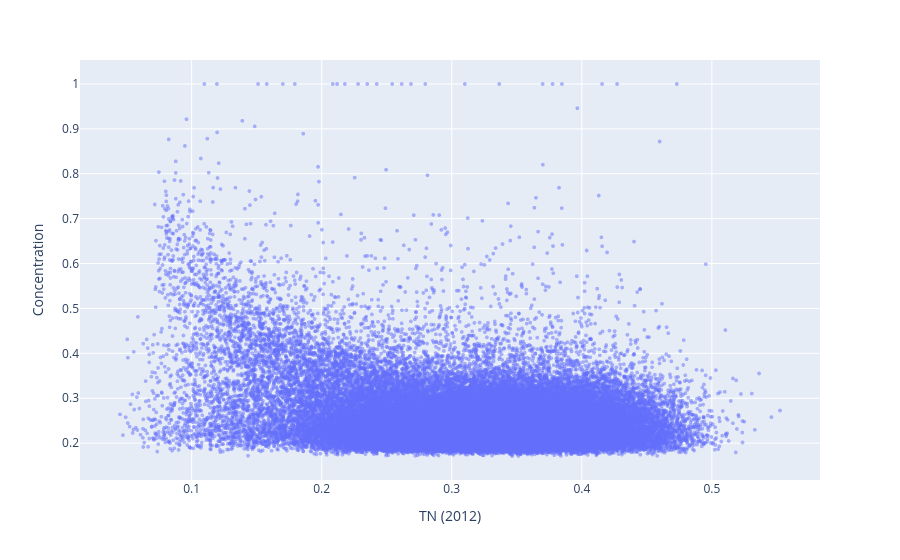

The notebook cell saved with this chart:
### Code cell
import plotly.express as px

keys = chain_words_2012

fig = px.scatter(x=xs, y=ys, hover_name=keys,
                 labels={'x': 'TN (2012)', 'y': 'Concentration'})

fig.update_traces(marker=dict(size=4,opacity=0.5),
                  selector=dict(mode='markers'))

fig.show()

### Figure 1 — Plotly figure (JSON) as saved in the notebook; plotly's stock layout.template omitted (floating-point values rounded to 4 significant figures; data arrays with more than 128 entries replaced by an {"elided": "..."} marker saying what was removed)
{"data": [{"hovertemplate": "<b>%{hovertext}</b><br><br>TN (2012)=%{x}<br>Concentration=%{y}<extra></extra>", "hovertext": {"elided": "72473 str values"}, "legendgroup": "", "marker": {"color": "#636efa", "opacity": 0.5, "size": 4, "symbol": "circle"}, "mode": "markers", "name": "", "showlegend": false, "type": "scattergl", "x": {"elided": "72473 float values"}, "xaxis": "x", "y": {"elided": "72473 float values"}, "yaxis": "y"}], "layout": {"legend": {"tracegroupgap": 0}, "margin": {"t": 60}, "xaxis": {"anchor": "y", "domain": [0, 1], "title": {"text": "TN (2012)"}}, "yaxis": {"anchor": "x", "domain": [0, 1], "title": {"text": "Concentration"}}}}
